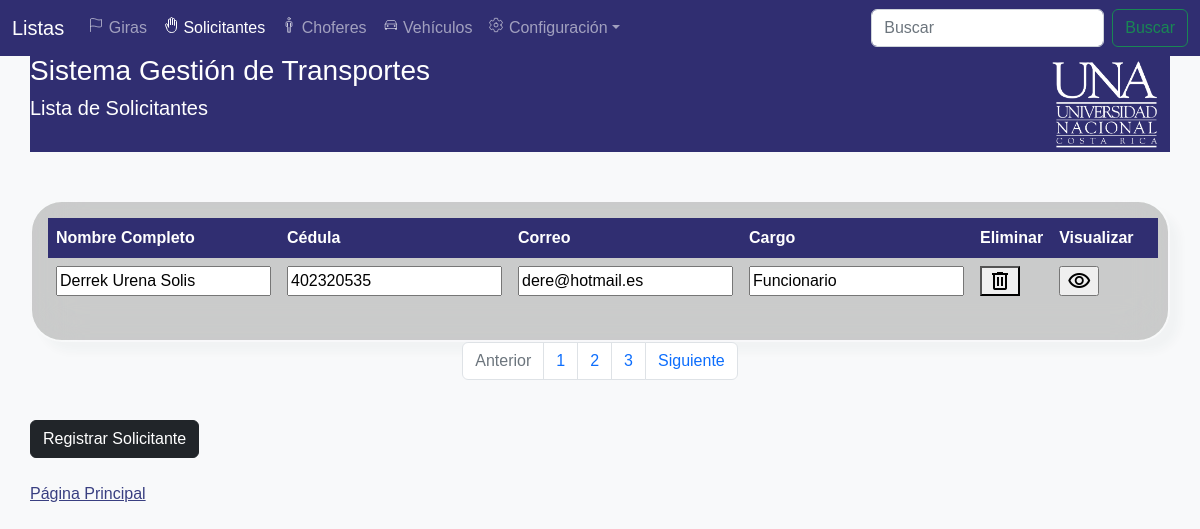
The page /View/GestionSolicitantesView.php on the database its author committed.
### tables this page shows
CREATE TABLE `tbsolicitante` (
  `tbsolicitanteid` int(11) NOT NULL,
  `tbsolicitantecedula` varchar(20) NOT NULL,
  `tbsolicitantenombre` text NOT NULL,
  `tbsolicitanteapellidos` text NOT NULL,
  `tbsolicitantecorreo` text NOT NULL,
  `tbsolicitantecargo` text NOT NULL,
  `tbsolicitantelicenciavigente` tinyint(11) NOT NULL,
  `tbsolicitantefechavencimientolicencia` date NOT NULL,
  `tbsolicitantepassword` varchar(20) NOT NULL
);

### data/SolicitantesData.php (called while the page is built, shortened)
<?php
include '../domain/Solicitante.php';
class SolcitantesData extends Data{
    public function getAllSolicitantes() {
        $conn = mysqli_connect($this->server, $this->user, $this->password, $this->db);
        $conn->set_charset('utf8');
        $querySelect = "SELECT * FROM tbsolicitante;";
        $result = mysqli_query($conn, $querySelect);
        $Solicitantes = [];
        while ($row = mysqli_fetch_array($result)) {
            $currentSolicitante = new Solicitante($row['tbsolicitanteid'], $row['tbsolicitantecedula'], $row['tbsolicitantenombre'],
            $row['tbsolicitanteapellidos'], $row['tbsolicitantecorreo'], $row['tbsolicitantecargo'], $row['tbsolicitantelicenciavigente']
            , $row['tbsolicitantefechavencimientolicencia'], $row['tbsolicitantepassword']);
            array_push($Solicitantes, $currentSolicitante);
        }
        return $Solicitantes;
    }
}
?>

### Business/SolicitanteBusiness.php (called while the page is built)
<?php
include '../data/SolicitantesData.php';
class SolicitanteBusiness {
    private $SolicitantesData;
    public function SolicitanteBusiness() {
        $this->SolicitantesData = new SolcitantesData();
    }
    public function getAllSolicitantes() {
        return $this->SolicitantesData->getAllSolicitantes();
    }
}

### domain/Solicitante.php (called while the page is built, shortened)
<?php
class Solicitante{
    private $solicitanteCedula;
    private $solicitanteNombre;
    private $solicitanteApellidos;
    private $solicitanteCorreo;
    private $solicitanteCargo;
    function Solicitante($solicitanteId, $solicitanteCedula, $solicitanteNombre, $solicitanteApellidos, $solicitanteCorreo, $solicitanteCargo, $solicitanteLicenciaVigente, $solicitanteFechaVencimientoLicencia, $solicitantepassword){
        $this->solicitanteCedula = $solicitanteCedula;
        $this->solicitanteNombre = $solicitanteNombre;
        $this->solicitanteApellidos = $solicitanteApellidos;
        $this->solicitanteCorreo = $solicitanteCorreo;
        $this->solicitanteCargo = $solicitanteCargo;
    }
    function getSolicitanteCedula() {
        return $this->solicitanteCedula;
    }
    function getSolicitanteNombre() {
        return $this->solicitanteNombre;
    }
    function getSolicitanteApellidos() {
        return $this->solicitanteApellidos;
    }
    function getSolicitanteCorreo() {
        return $this->solicitanteCorreo;
    }
    function getSolicitanteCargo() {
        return $this->solicitanteCargo;
    }
}
?>

### View/GestionSolicitantesView.php (the view, shortened to what this page needs)
<!DOCTYPE html>
<head>
    <?php
    include '../Business/SolicitanteBusiness.php';
    ?>
    <link href="https://cdn.jsdelivr.net/npm/bootstrap@5.2.2/dist/css/bootstrap.min.css" rel="stylesheet">
    <link rel="stylesheet" href="myProjects/webProject/icofont/css/icofont.min.css">
    <link rel = "stylesheet" href="../css/styleProyect.css" type = "text/css"></link>
</head>
<body class="bg-light">
<nav class = "navbar navbar-expand-lg fixed-top navbar navbar-dark" style="background-color: #302E71" aria-label="Navegación principal" _mstaria-label="441961">
<div class="container-fluid">
    <a class="navbar-brand" href="#" _msthash="418717" _msttexthash="924456">Listas</a>
    <div class="navbar-collapse offcanvas-collapse" id="navbar" style="font-size: 1rem">
      <ul class="navbar-nav me-auto mb-2 mb-lg-0">
        <li class="nav-item">
          <a class="nav-link" href="./GestionGirasView.php" _msthash="1070225" _msttexthash="177827"><ion-icon name="flag-outline"></ion-icon> Giras</a>
        </li>
        <li class="nav-item">
          <a class="nav-link active" aria-current="page" href="./GestionSolicitantesView.php" _msthash="1070407" _msttexthash="257478"><ion-icon name="hand-right-outline"></ion-icon> Solicitantes</a>
        </li>
        <li class="nav-item">
          <a class="nav-link"  href="./GestionChoferesView.php" _msthash="1070589" _msttexthash="76245"><ion-icon name="man-outline"></ion-icon> Choferes</a>
        </li>
        <li class="nav-item">
        <a class="nav-link" href="./GestionVehiculosView.php" _msthash="1070771" _msttexthash="282880"><ion-icon name="car-outline"></ion-icon> Vehículos</a>
        </li>
        <li class="nav-item dropdown">
          <a class="nav-link dropdown-toggle" href="#" data-bs-toggle="dropdown" aria-expanded="false" _msthash="1070953" _msttexthash="262119"><ion-icon name="settings-outline"></ion-icon> Configuración</a>
        </li>
      </ul>
      <form class="d-flex" role="search">
        <input class="form-control me-2" type="search" placeholder="Buscar" aria-label="Buscar" _mstplaceholder="76154" _mstaria-label="76154">
        <button class="btn btn-outline-success" type="submit" _msthash="1202799" _msttexthash="76154">Buscar</button>
      </form>
    </div>
  </div>
</nav>
</body>
<body class = "" style="background-image: url(../Images/.webp); background-repeat: no-repeat; background-size: cover; background-position: center center;">
  <div style="background-color: #302E71">
  <img src="../Images/LOGO-UNA1-Blanco.png" alt="logo" style="float:right" width="129px">
    <h3 style="color: white">Sistema Gestión de Transportes</h3>
    <h5 style="color: white">Lista de Solicitantes</h5>
    <br>
</div>
<center><div class="table-responsive card-body card mask-custom col-12 row justify-content-center container">
        <table class="table table-borderless text-white mb-0">
        <thead style="background-color: #302E71;">
            <tr>
                <th>Nombre Completo</th>
                <th>Cédula</th>
                <th>Correo</th>
                <th>Cargo</th>
                <th>Eliminar</th>
                <th>Visualizar</th>
                <th></th>
            </tr>
            </thead>
            <?php
            $SolicitantesBusiness = new SolicitanteBusiness();
            $allSolicitantes = $SolicitantesBusiness->getAllSolicitantes();
            foreach ($allSolicitantes as $current) {
                echo '<form method="post" enctype="multipart/form-data" action="../business/SolicitanteAction.php">';
                echo '<td><input type="text" readonly name="solicitante_nombre" id="solicitante_nombre" value="' . $current->getSolicitanteNombre() . ' '. $current->getSolicitanteApellidos() .'"/></td>';
                echo '<td><input type="text" readonly name="solicitante_cedula" id="solicitante_cedula" value="' . $current->getSolicitanteCedula() . '"/></td>';
                echo '<td><input type="text" readonly name="solicitante_correo" id="solicitante_correo" value="' . $current->getSolicitanteCorreo() . '"/></td>';
                echo '<td><input type="text" readonly name="solicitante_cargo" id="solicitante_cargo" value="' . $current->getSolicitanteCargo() . '"/></td>';
                echo '<td><button class="material-symbols-outlined" onclick="EliminarSolicitante()">delete</button></td>';
                echo '<td><input type="submit" class="material-symbols-outlined" value="visibility" name="view" id="view"/></td>';
                echo '</form>';
            }
            ?>
            <tr>
                <td></td>
                <td>
                </td>
            </tr>
        </table>
      </div></center>
  <nav aria-label="Page navigation example">
    <ul class="pagination justify-content-center">
    <li class="page-item disabled">
    <a class="page-link">Anterior</a>
    </li>
    <li class="page-item"><a class="page-link" href="#">1</a></li>
    <li class="page-item"><a class="page-link" href="#">2</a></li>
    <li class="page-item"><a class="page-link" href="#">3</a></li>
    <li class="page-item">
    <a class="page-link" href="#">Siguiente</a>
    </li>
    </ul>
  </nav>
        <form method="post" enctype="multipart/form-data" action="./RegistroSolicitanteView.php">
                <tr>
                <?php
                   echo '<td><input type="submit" class="btn btn-dark btn-block" value="Registrar Solicitante" name="registro" id="registro"/></td></tr></br>';
                 ?>
        </form>
        <a href="./PaginaPrincipalAdministradorView.php" style="color: #393f81;">Página Principal</a></p>
</body>
</html>

### css/styleProyect.css (style rules this page uses)
body { padding: 30px; background-size: cover; font-family: sans-serif; }
table td, table th { text-overflow: ellipsis; white-space: nowrap; overflow: hidden; }
.mask-custom { background: rgba(24, 24, 16, .2); border-radius: 2em; backdrop-filter: blur(25px); border: 2px solid rgba(255, 255, 255, 0.05); background-clip: padding-box; box-shadow: 10px 10px 10px rgba(46, 54, 68, 0.03); }

### View/GestionSolicitantesView.php (style rules this page uses)
thead th { color: #fff; }

### rows shown on the page
tbsolicitante: solicitante_nombre "Derrek Urena Solis", solicitante_cedula "402320535", solicitante_correo "dere@hotmail.es", solicitante_cargo "Funcionario"
